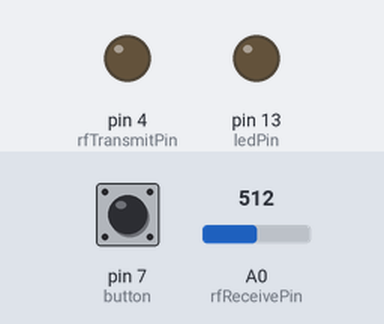
The sketch below on a simulated Arduino Uno, built with avr-gcc and run on an emulated ATmega328P. On the bench: output pins drawn as LEDs (lit = HIGH). Inputs (shaded band) come from the test bench; at power-on: pin 7 (button) LOW, A0 (rfReceivePin) = 512.

Above: at 1.2 s.
1.3 s: pin 7 (button) pulled HIGH for 0.15 s
At 1.9 s:
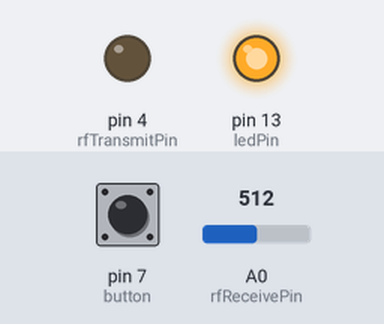
Timing chart, 0 to 18.4 s (numbered marks = the images above; inputs shaded):
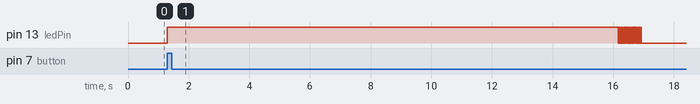

The sketch:

cloner.ino
```cpp
// modified version

/*
 433 MHz RF REMOTE REPLAY sketch
    Written by ScottC 24 Jul 2014
    Arduino IDE version 1.0.5
    Website: http://arduinobasics.blogspot.com.au/2014/07/433-mhz-rf-module-with-arduino-tutorial_30.html
    Receiver: XY-MK-5V      Transmitter: FS1000A/XY-FST
    Description: Use Arduino to receive and transmit RF Remote signal
------------------------------------------------------------ */

//#include <Wiegand.h>
#define rfReceivePin A0     //RF Receiver data pin = Analog pin 0
#define rfTransmitPin 4  //RF Transmitter pin = digital pin 4
#define button 7           //The button attached to digital pin 6
#define ledPin 13        //Onboard LED = digital pin 13

const int dataSize = 500; //700 //Arduino memory is limited (max=1700)
byte storedData[dataSize];  //Create an array to store the data
const unsigned int threshold = 95;  //signal threshold value
int maxSignalLength = 512;   //Set the maximum length of the signal
int dataCounter = 0;    //Variable to measure the length of the signal
int buttonState = 1;    //Variable to control the flow of code using button presses
int buttonVal = 0;      //Variable to hold the state of the button
int timeDelay = 95;    //Used to slow down the signal transmission (can be from 75 - 135)
//WIEGAND wg;

void setup(){
  Serial.begin(9600);    //Initialise Serial communication - only required if you plan to print to the Serial monitor
  pinMode(rfTransmitPin, OUTPUT);
  pinMode(ledPin, OUTPUT);
  pinMode(button, INPUT);
  //wg.begin();
}

void loop(){
  buttonVal = digitalRead(button);

  if(buttonState>0 && buttonVal==HIGH){
    //Serial.println("Listening for Signal");
    initVariables();
    listenForSignal();
  }

  buttonVal = digitalRead(button);

  if(buttonState<1 && buttonVal==HIGH){
    Serial.println("Send Signal");
    sendSignal();
  }
  delay(20);

/*
if(wg.available()){
   Serial.print("Wiegand HEX = ");
   Serial.print(wg.getCode(),HEX);
   Serial.print(", DECIMAL = ");
   Serial.print(wg.getCode());
   Serial.print(", Type W");
   Serial.println(wg.getWiegandType());
}
*/
}

/* ------------------------------------------------------------------------------
  Initialise the array used to store the signal
------------------------------------------------------------------------------*/
void initVariables(){
  for(int i=0; i<dataSize; i++){
    storedData[i]=0;
  }
  buttonState=0;
}

/* ------------------------------------------------------------------------------
  Listen for the signal from the RF remote. Blink the RED LED at the beginning to help visualise the process and also turn RED LED on when receiving the RF signal
------------------------------------------------------------------------------ */
void listenForSignal(){
  digitalWrite(ledPin, HIGH);
  delay(1000);
  digitalWrite(ledPin,LOW);
  while(analogRead(rfReceivePin)<threshold){
    //Wait here until an RF signal is received
  }
  digitalWrite(ledPin, HIGH);

  //Read and store the rest of the signal into the storedData array
  for(int i=0; i<dataSize; i=i+2){

    //Identify the length of the HIGH signal---------------HIGH
    dataCounter=0; //reset the counter
    while(analogRead(rfReceivePin)>threshold && dataCounter<maxSignalLength){
      dataCounter++;
    }
    storedData[i]=dataCounter;    //Store the length of the HIGH signal

    //Identify the length of the LOW signal---------------LOW
    dataCounter=0;//reset the counter
    while(analogRead(rfReceivePin)<threshold && dataCounter<maxSignalLength){
      dataCounter++;
    }
    storedData[i+1]=dataCounter;  //Store the length of the LOW signal
  }

  storedData[0]++;  //Account for the first AnalogRead>threshold = lost while listening for signal
  digitalWrite(ledPin, LOW);

  for (int q=0; q<20; q=q+1){
   digitalWrite(ledPin, HIGH);
   delay(20);
   digitalWrite(ledPin,LOW);
   delay(20);
  }
}

/*------------------------------------------------------------------------------
   Send the stored signal to the FAN/LIGHT's RF receiver. A time delay is required to synchronise
   the digitalWrite timeframe with the 433MHz signal requirements. This has not been tested with different
   frequencies.
------------------------------------------------------------------------------ */
void sendSignal(){
  digitalWrite(ledPin, HIGH);
  for(int i=0; i<dataSize; i=i+2){
    //Send HIGH signal
    digitalWrite(rfTransmitPin, HIGH);
    delayMicroseconds(storedData[i]*timeDelay);
    //Send LOW signal
    digitalWrite(rfTransmitPin, LOW);
    delayMicroseconds(storedData[i+1]*timeDelay);
  }
  digitalWrite(ledPin, LOW);
  delay(200);

  for(int i=0; i<dataSize; i=i+2){
    //Serial.println("HIGH,LOW");
    Serial.print(storedData[i]);
    Serial.print(",");
    Serial.print(storedData[i+1]);
  }
  Serial.println();
}
```

Measured:
- after the input at 1.3 s, pin 13 (ledPin): LOW → HIGH at once, then repeats every 0.04 s: LOW 0.02 s, HIGH 0.02 s, until it stays LOW from 16.9 s
